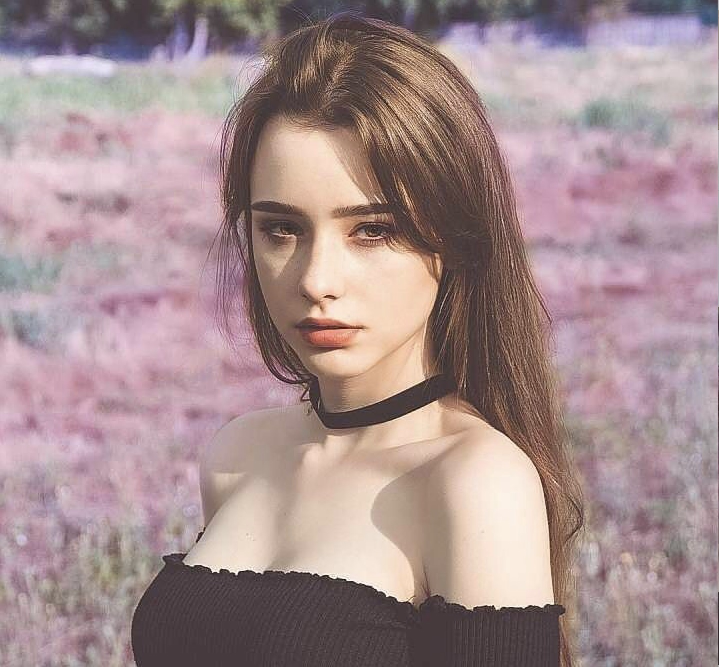
#> input picture a.png, 1438 x 1334 px (shown at 1/2 size)
$ python split_img.py
#> lines starting #> are read from the running program, lines starting #| are printed output that depends on the picture
import cv2
import os

# 将一张图片按大小从左上、左下、右上、右下切分为四张图像
class Split_img():

    # 输入:要切割的图片，要切割成的长和宽
    def __init__(self, img_path, split_height, split_weight):
#> called with img_path = 'a.png', split_height = 1000, split_weight = 1000
        super().__init__()

        self.img_name = str(img_path).split('/')[-1]
        self.img_path = str(img_path).replace(self.img_name, '')
        self.img_type = str(img_path).split('.')[-1]

        self.img = cv2.imread(img_path)
#> self.img is the input picture: shape (1334, 1438, 3); mean B, G, R 143.8, 142.4, 165.2

        self.split_height = split_height
        self.split_weight = split_weight

        self.img_height = self.img.shape[0]
#> self.img_height = 1334
        self.img_weight = self.img.shape[1]
#> self.img_weight = 1438

        assert self.split_height <= self.img_height and self.split_weight <=self.img_weight

    def split(self):
        print(self.img_name)
        print(self.img_path)
        print(self.img_type)

        img1 = self.img[0:self.split_height, 0:self.split_weight]
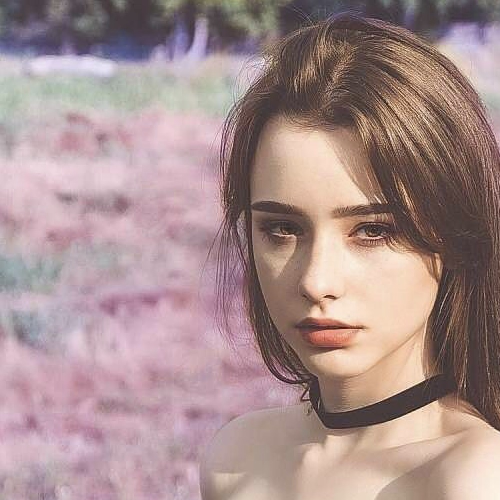
#> img1: shape (1000, 1000, 3) (shown at 1/2 size); mean B, G, R 142.2, 142.7, 167.4
        img2 = self.img[(self.img_height-self.split_height):self.img_height, 0:self.split_weight]
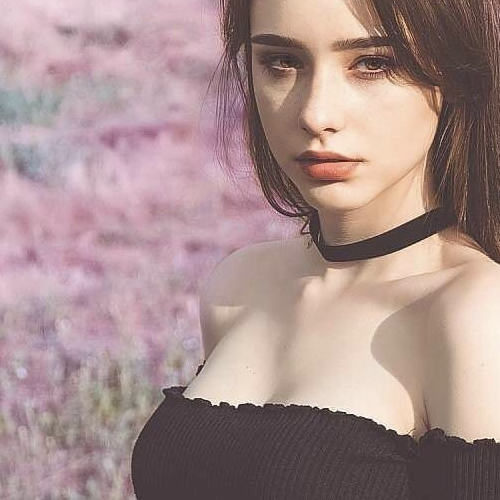
#> img2: shape (1000, 1000, 3) (shown at 1/2 size); mean B, G, R 141.1, 142.4, 167.3
        img3 = self.img[0:self.split_height, (self.img_weight-self.split_weight):self.img_weight]
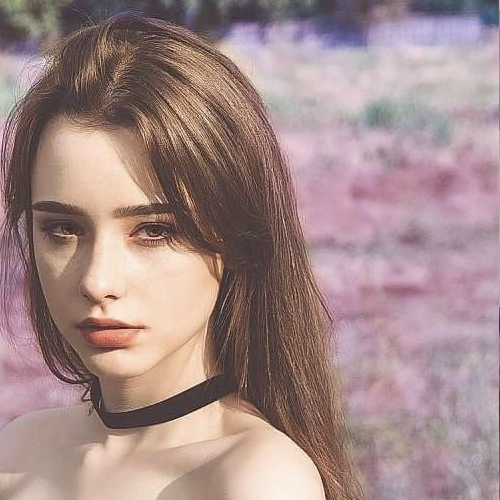
#> img3: shape (1000, 1000, 3) (shown at 1/2 size); mean B, G, R 136.9, 137.9, 163
        img4 = self.img[(self.img_height-self.split_height):self.img_height, (self.img_weight-self.split_weight):self.img_weight]
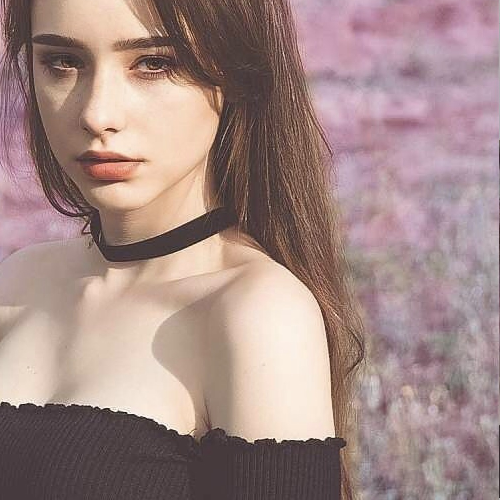
#> img4: shape (1000, 1000, 3) (shown at 1/2 size); mean B, G, R 134.4, 137.8, 162.9

        print(self.img_weight - (self.img_weight - self.split_weight))
#| 1000
        print(self.img.shape)
#| (1334, 1438, 3)
        print(self.img_height)
#| 1334
        print(self.img_weight)
#| 1438
        print(img1.shape)
#| (1000, 1000, 3)
        print(img2.shape)
#| (1000, 1000, 3)
        print(img3.shape)
#| (1000, 1000, 3)
        print(img4.shape)
#| (1000, 1000, 3)

        save_path = os.path.join(self.img_path, 'split_imgs')
        if not os.path.exists(save_path):
            os.makedirs(save_path)

        cv2.imwrite(os.path.join(save_path, 'img1.'+self.img_type), img1)
        cv2.imwrite(os.path.join(save_path, 'img2.'+self.img_type), img2)
        cv2.imwrite(os.path.join(save_path, 'img3.'+self.img_type), img3)
        cv2.imwrite(os.path.join(save_path, 'img4.'+self.img_type), img4)

split_img = Split_img('a.png', 1000, 1000)
split_img.split()
